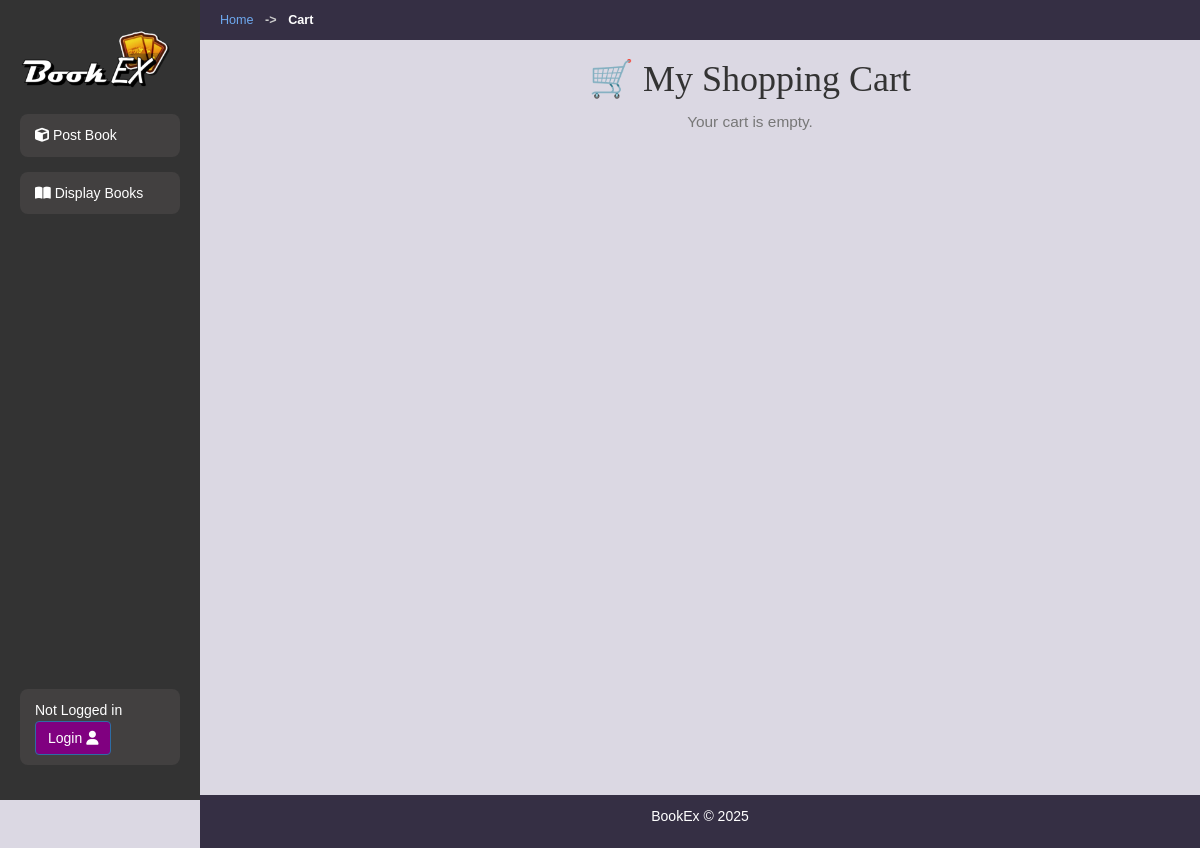
/cart/, run on an earlier commit of the app's database.
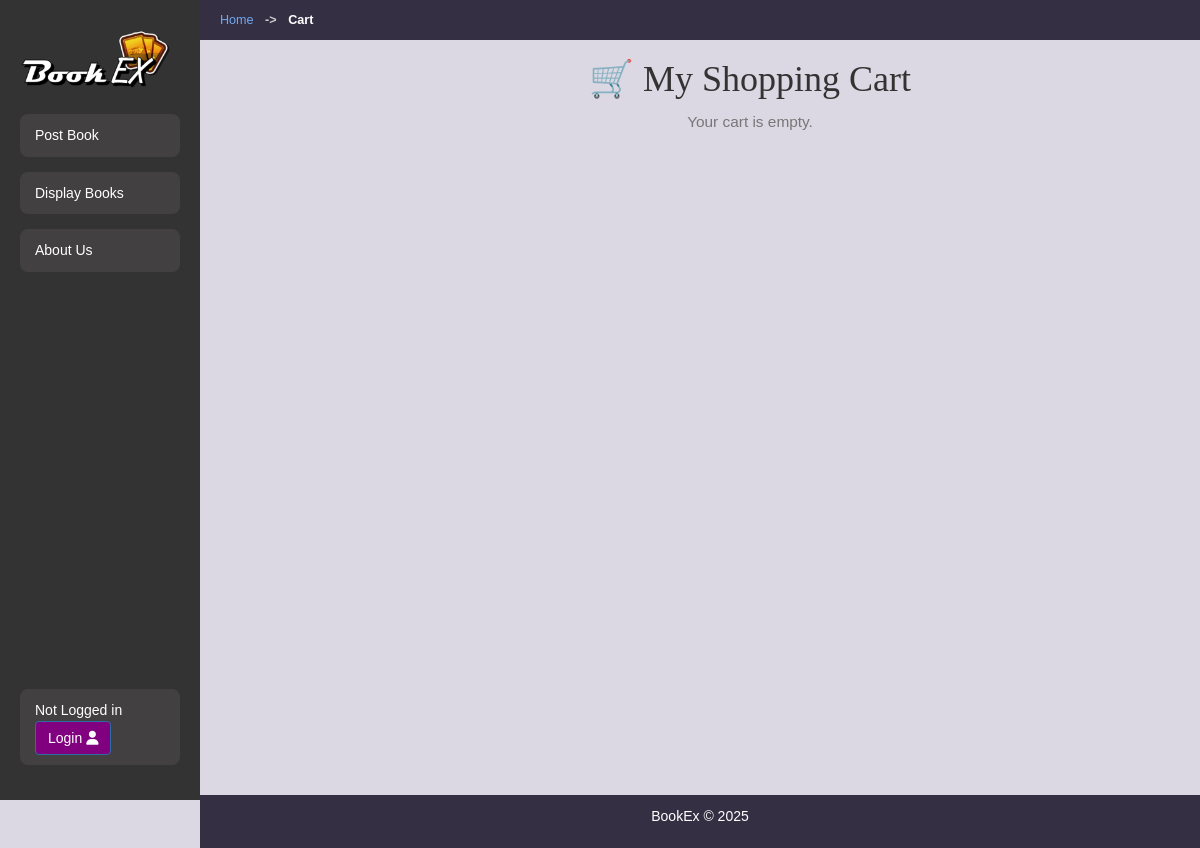
And on a later commit of the database.
### bookMng/models.py (models this page shows, shortened)
class MainMenu(models.Model):
    item = models.CharField(max_length=300, unique=True)
    link = models.CharField(max_length=300, unique=True)
    icon_class = models.CharField(
        max_length=100,
        blank=True,
        null=True
    )

### bookMng/views.py (the view)
# urls.py: path("cart/", views.cart_page, name="cart_page"),
def cart_page(request):
    breadcrumb_list = [
        {'name': 'Home', 'url': reverse('index')},
        {'name': 'Cart', 'url': None}
    ]
    cart_ids = request.session.get("cart", [])
    books = Book.objects.filter(id__in=cart_ids)
    for b in books:
        b.pic_path = b.picture.url[14:]
    subtotal = sum(b.price for b in books) if books else Decimal("0.00")
    return render(
        request,
        "bookMng/cart.html",
        {
            "books": books,
            "subtotal": subtotal,
            "breadcrumb_list": breadcrumb_list,
        },
    )

### bookMng/context_processors.py (called while the page is built)
def navigation_items(request):
    main_menu_items = MainMenu.objects.all()
    return {'item_list': main_menu_items}

def time_based_greeting(request):
    greeting = "Hello"
    try:
        now = timezone.localtime(timezone.now())
        current_hour = now.hour
        if 5 <= current_hour < 12:
            greeting = "Good morning"
        elif 12 <= current_hour < 18:
            greeting = "Good afternoon"
        else:
            greeting = "Good evening"
    except Exception:
        pass
    return {'greeting': greeting}

### bookEx/templates/bookMng/cart.html
{% extends "base.html" %}
{% load static %}
{% block content %}
<div class="text-center">
  <h1 class="mb-4" style="font-family:'Brush Script MT', cursive;">🛒 My Shopping Cart</h1>
  {% if books %}
    <div class="row justify-content-center">
      {% for book in books %}
        <div class="col-sm-6 col-md-4 col-lg-3 mb-4">
          <div class="card shadow-sm h-100">
            <div class="d-flex align-items-center justify-content-center" style="height: 200px;">
                <img src="{% static book.pic_path %}" alt="{{ book.name }}"
                class="img-fluid"
                style="max-height: 180px; max-width: 100%; object-fit: contain;">
            </div>
            <div class="card-body text-center">
              <h5 class="card-title">{{ book.name }}</h5>
              <p class="card-text"><strong>Price:</strong> ${{ book.price }}</p>
              <form action="{% url 'remove_from_cart' book.id %}" method="post">
                {% csrf_token %}
                <button type="submit" class="btn btn-sm btn-outline-danger">
                  <i class="fas fa-trash-alt"></i> Remove
                </button>
              </form>
            </div>
          </div>
        </div>
      {% endfor %}
    </div>
    <div class="mt-4">
      <h4><strong>Subtotal:</strong> ${{ subtotal }}</h4>
      <form action="{% url 'purchase_books' %}" method="post" class="mt-3">
        {% csrf_token %}
        <button type="submit" class="btn btn-success btn-lg">✅ Complete Purchase</button>
      </form>
    </div>
  {% else %}
    <p class="text-muted">Your cart is empty.</p>
  {% endif %}
</div>
{% endblock content %}

### bookEx/templates/base.html (shortened to what this page needs)
{% load static %}
<!DOCTYPE html>
<html lang="en">
<head>
    <link rel="stylesheet" href="https://maxcdn.bootstrapcdn.com/bootstrap/3.4.1/css/bootstrap.min.css">
    <link rel="stylesheet" href="{% static 'base.css' %}" type="text/css">
</head>
<body>
    <header>
        <nav aria-label="breadcrumb" class="breadcrumb-nav">
            {% block breadcrumbs %}
                {% if breadcrumb_list %}
                    <ol class="breadcrumb-list">
                        {% for crumb in breadcrumb_list %}
                            <li class="breadcrumb-item">
                                {% if crumb.url %}
                                    <a href="{{ crumb.url }}">{{ crumb.name }}</a>
                                {% else %}
                                    {{ crumb.name }}
                                {% endif %}
                            </li>
                        {% endfor %}
                    </ol>
                {% endif %}
            {% endblock breadcrumbs %}
        </nav>
    </header>
    <div class="container">
        <nav class="sidebar">
            <div class="sidebar-logo">
                <a href="/" target="_self">
                <img src="{% static 'logo.png' %}" alt="Our Logo" width="150"/>
                </a>
            </div>
            <ul>
                {% block sidenav %}
                   {% for item in item_list %}
                        {% if item.link == "/mybooks" or item.link == "/cart" %}
                            {% if user.is_authenticated %}
                                <li>
                                    <a href="{{ item.link }}"> <i class="{{ item.icon_class }}"></i> {{ item.item }} </a>
                                </li>
                            {% endif %}
                        {% else %}
                            <li>
                                <a href="{{ item.link }}"> <i class="{{ item.icon_class }}"></i> {{ item.item }} </a>
                            </li>
                        {% endif %}
                    {% endfor %}
                {% endblock sidenav %}
            </ul>
            <div class="sidebar-user-info">
                {% if user.is_authenticated %}
                {{ greeting }}, {{ user|lower|capfirst }}!
                   <form action="{% url 'logout' %}?next=/" method="post">
                       <button type="submit" class="btn btn-primary">Logout <i class="fa-solid fa-right-from-bracket"></i></button>
                       {% csrf_token %}
                   </form>
                {% else %}
                   Not Logged in
                   <a class="btn btn-primary" href="{% url 'login' %}?next=/" role="button">Login <i class="fa-solid fa-user"></i></a>
                {% endif %}
            </div>
        </nav>
        <main class="content">
            {% block content %}{% endblock content %}
        </main>
    </div>
    <footer>
        <p>BookEx &copy; 2025</p>
    </footer>
</body>
</html>

What changed in the data, as far as the page shows it:
changed MainMenu "Post Book": icon_class "fa-solid fa-cube" → empty (drawn)
changed MainMenu "Display Books": icon_class "fa-solid fa-book-open" → empty (drawn)
added MainMenu: item "About Us"
